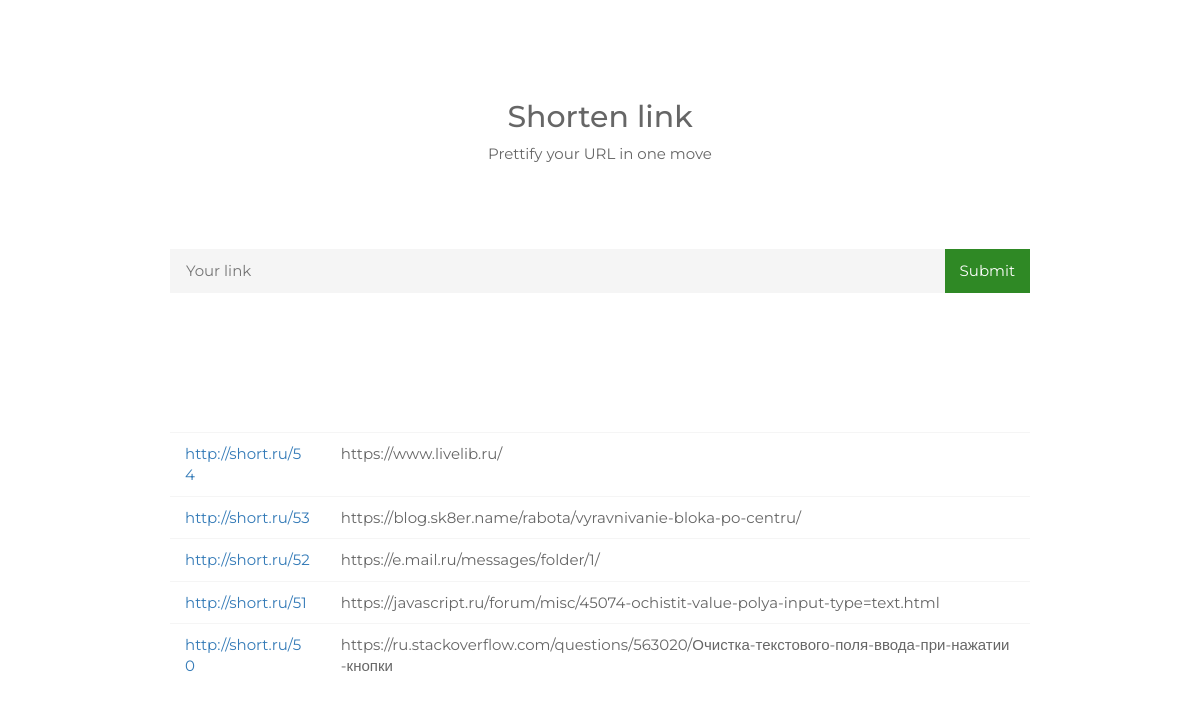
Before: / with the older database file.
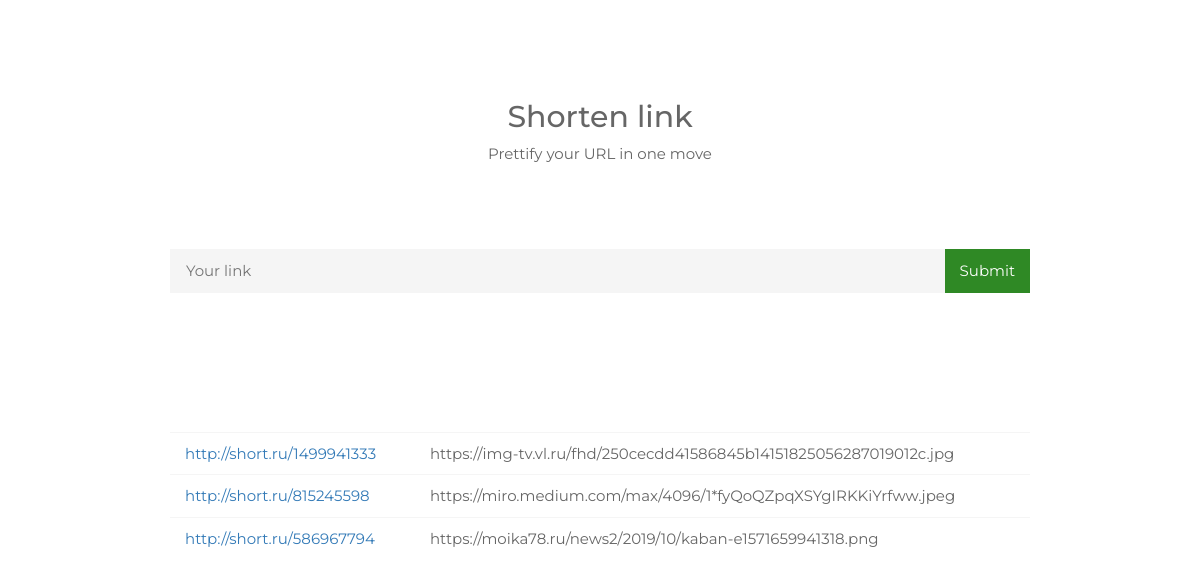
After: the same page with the newer database file.
### tables this page shows
CREATE TABLE `link` (
  `link_id` int(11) NOT NULL,
  `link_url` text NOT NULL,
  `hash` varchar(32) DEFAULT NULL
);

### www/inc/main.php (the view, shortened to what this page needs)
<!DOCTYPE html>
<html lang="ru">
    <head>
        <link rel="stylesheet" href="//netdna.bootstrapcdn.com/bootstrap/3.3.2/css/bootstrap.min.css">
        <link rel="stylesheet" href="css/style.css">
    </head>
    <body>
        <main>
            <div class="wrapper">
                <h1 class="title">Shorten link</h1>
                <p class="slogan">Prettify your URL in one move</p>
                <div class="formbox">
                    <form onsubmit="return false;">
                        <input type="text" name="url" id="url" placeholder="Your link">
                        <input type="submit" id="btnUrl" value="Submit">
                    </form>
                </div>
                <p class="shorten_link"></p>
                <div id="story">
                <table>
                    <?php
                    require_once("MySiteDB.php");
                    $query_link = "SELECT * FROM `link` ORDER BY `link_id` DESC";
                             $select_link=mysqli_query($link,$query_link);
                              while($addr=mysqli_fetch_array($select_link))
                            {
                                  $long_url=$addr['link_url'];
                                  $hash=$addr['hash'];
                                  echo "<tr><td><a href=\"http://short.ru/",$hash,"\">http://short.ru/",$hash,"</a></td><td class=\"longurl\">",$long_url,"</td></tr>";
                            };
                    ?>
                </table>
                </div>
            </div>
        </main>
    </body>
</html>

### www/index.php
<?php
if(isset($_POST['url']) && !empty($_POST['url']))
{
    include_once 'inc/json.php';
}
elseif(isset($_SERVER['PATH_INFO']) && !empty($_SERVER['PATH_INFO']))
{
    include_once 'inc/gourl.php';
}
else
{
    include_once 'inc/main.php';
}

### www/css/style.css (style rules this page uses)
* { font-family: "Montserrat", sans-serif; font-weight: normal; color: #666666; font-size: 1.5rem; }
body { background: #ffffff; }
.wrapper { padding: 20px; max-width: 900px; margin: 0 auto; margin-top: 5%; display: flex; flex-direction: column; align-items: center; }
.title { font-size: 3rem; }
.formbox { width: 100%; text-align: center; margin-top: 5em; }
.formbox form { display: flex; justify-content: center; }
.formbox form input { border: none; }
.formbox form input[type=submit] { background: #2f8925; color: #ffffff; border: none; padding: 10px 15px; }
.formbox form input[type=text] { padding: 10px 15px; border: 1px solid #f5f5f5; background: #f5f5f5; width: 100%; }
p.shorten_link { height: 15px; padding: 2.5%; text-align: center; }
#story { width: 100%; margin: 10% auto; }
table { width: 100%; margin: 0; padding: 0; border-collapse: collapse; border-spacing: 0; }
table tr { border-top: 1px solid #f5f5f5; text-align: left; }
table td { padding: 10px 15px; word-break: break-all; vertical-align: top; }
table td:first-child { min-width: 150px; }

Changed rows visible on the page:
removed link: hash "54", link_url "https://www.livelib.ru/"
removed link: hash "53", link_url "https://blog.sk8er.name/rabota/vyravnivanie-bloka-po-centru/"
removed link: hash "52", link_url "https://e.mail.ru/messages/folder/1/"
removed link: hash "51", link_url "https://javascript.ru/forum/misc/45074-ochistit-value-polya-input-type=text.html"
removed link: hash "50", link_url "https://ru.stackoverflow.com/questions/563020/Очистка-текстового-поля-ввода-при-нажатии-кнопки"
added link: hash "1499941333", link_url "https://img-tv.vl.ru/fhd/250cecdd41586845b14151825056287019012c.jpg"
added link: hash "815245598", link_url "https://miro.medium.com/max/4096/1*fyQoQZpqXSYgIRKKiYrfww.jpeg"
added link: hash "586967794", link_url "https://moika78.ru/news2/2019/10/kaban-e1571659941318.png"
